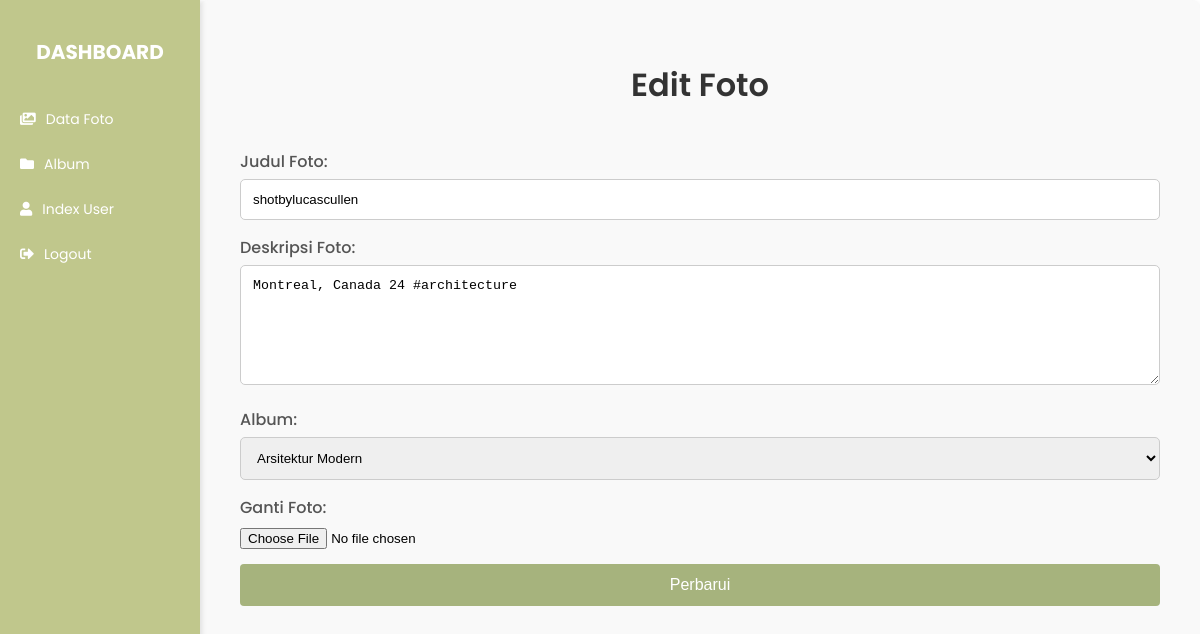
The app's page /admin_edit.php?id_foto=2 with its own data.
### tables this page shows
CREATE TABLE `foto` (
  `FotoID` int(11) NOT NULL,
  `JudulFoto` varchar(255) DEFAULT NULL,
  `DeskripsiFoto` text DEFAULT NULL,
  `TanggalUnggah` date DEFAULT NULL,
  `LokasiFile` varchar(255) NOT NULL,
  `AlbumID` int(11) DEFAULT NULL,
  `UserID` int(11) DEFAULT NULL
);

### admin_edit.php (the view, shortened to what this page needs)
<?php
include 'config.php';
if (isset($_GET['id_foto'])) {
    $fotoID = intval($_GET['id_foto']);
    $sql = "SELECT f.*, a.NamaAlbum
            FROM foto f
            LEFT JOIN album a ON f.AlbumID = a.AlbumID
            WHERE f.FotoID = $fotoID";
    $result = $conn->query($sql);
    if ($result->num_rows > 0) {
        $foto = $result->fetch_assoc();
    } else {
        echo "<script>alert('Foto tidak ditemukan.'); window.location.href='admin_dashboard.php';</script>";
        exit();
    }
} else {
    echo "<script>alert('ID foto tidak valid.'); window.location.href='admin_dashboard.php';</script>";
    exit();
}
$albumQuery = "SELECT * FROM album";
$albumResult = $conn->query($albumQuery);
?>
<!DOCTYPE html>
<html lang="id">
<head>
    <link href="https://cdnjs.cloudflare.com/ajax/libs/font-awesome/5.15.4/css/all.min.css" rel="stylesheet">
</head>
<body>
    <div class="sidebar">
        <h2>DASHBOARD</h2>
        <a href="admin_dashboard.php"><i class="fas fa-images"></i> Data Foto</a>
        <a href="admin_album.php"><i class="fas fa-folder"></i> Album</a>
        <a href="index.php"><i class="fas fa-user"></i> Index User</a>
        <a href="logout.php"><i class="fas fa-sign-out-alt"></i> Logout</a>
    </div>
    <main>
        <h1>Edit Foto</h1>
        <form action="admin_edit.php?id_foto=<?php echo $fotoID; ?>" method="post" enctype="multipart/form-data">
            <label for="judul_foto">Judul Foto:</label>
            <input type="text" name="judul_foto" id="judul_foto" value="<?php echo htmlspecialchars($foto['JudulFoto']); ?>" required>
            <label for="deskripsi_foto">Deskripsi Foto:</label>
            <textarea name="deskripsi_foto" id="deskripsi_foto" rows="4" required><?php echo htmlspecialchars($foto['DeskripsiFoto']); ?></textarea>
            <label for="album">Album:</label>
            <select name="album" id="album" required>
                <?php
                while ($album = $albumResult->fetch_assoc()) {
                    $selected = ($album['AlbumID'] == $foto['AlbumID']) ? 'selected' : '';
                    echo "<option value='" . $album['AlbumID'] . "' $selected>" . htmlspecialchars($album['NamaAlbum']) . "</option>";
                }
                ?>
            </select>
            <label for="foto">Ganti Foto:</label>
            <input type="file" name="foto" id="foto" accept="image/*">
            <button type="submit">Perbarui</button>
        </form>
    </main>
</body>
</html>

### admin_edit.php (style rules this page uses)
body { font-family: 'Poppins', sans-serif; margin: 0; padding: 0; background-color: #ffffff; display: flex; }
.sidebar { position: fixed; width: 200px; height: 100%; background-color: #C0C78C; padding-top: 20px; box-shadow: 2px 0 5px rgba(0,0,0,0.1); }
.sidebar h2 { text-align: center; color: white; font-size: 20px; margin-bottom: 30px; }
.sidebar a { display: flex; align-items: center; padding: 12px 20px; color: white; text-decoration: none; transition: background-color 0.3s; font-size: 14px; }
.sidebar i { margin-right: 10px; }
main { margin-left: 200px; padding: 40px; width: calc(100% - 200px); background-color: #f9f9f9; min-height: 100vh; box-shadow: 0 2px 5px rgba(0, 0, 0, 0.1); border-radius: 8px; transition: all 0.3s ease; }
h1 { text-align: center; color: #333; margin-bottom: 40px; font-size: 2em; font-weight: 600; }
label { display: block; margin-bottom: 5px; color: #555; font-weight: 500; }
input[type="text"], textarea, select { width: 100%; padding: 12px; margin-bottom: 15px; border: 1px solid #ccc; border-radius: 5px; box-sizing: border-box; }
textarea { resize: vertical; height: 120px; }
input[type="file"] { margin-bottom: 15px; }
button { padding: 12px; background-color: #A6B37D; color: white; border: none; border-radius: 4px; cursor: pointer; font-size: 1em; width: 100%; transition: background-color 0.3s ease; }

### records on screen
foto: judul_foto "shotbylucascullen", deskripsi_foto "Montreal, Canada 24 #architecture"

### other values on screen
form field album "Arsitektur Modern"
